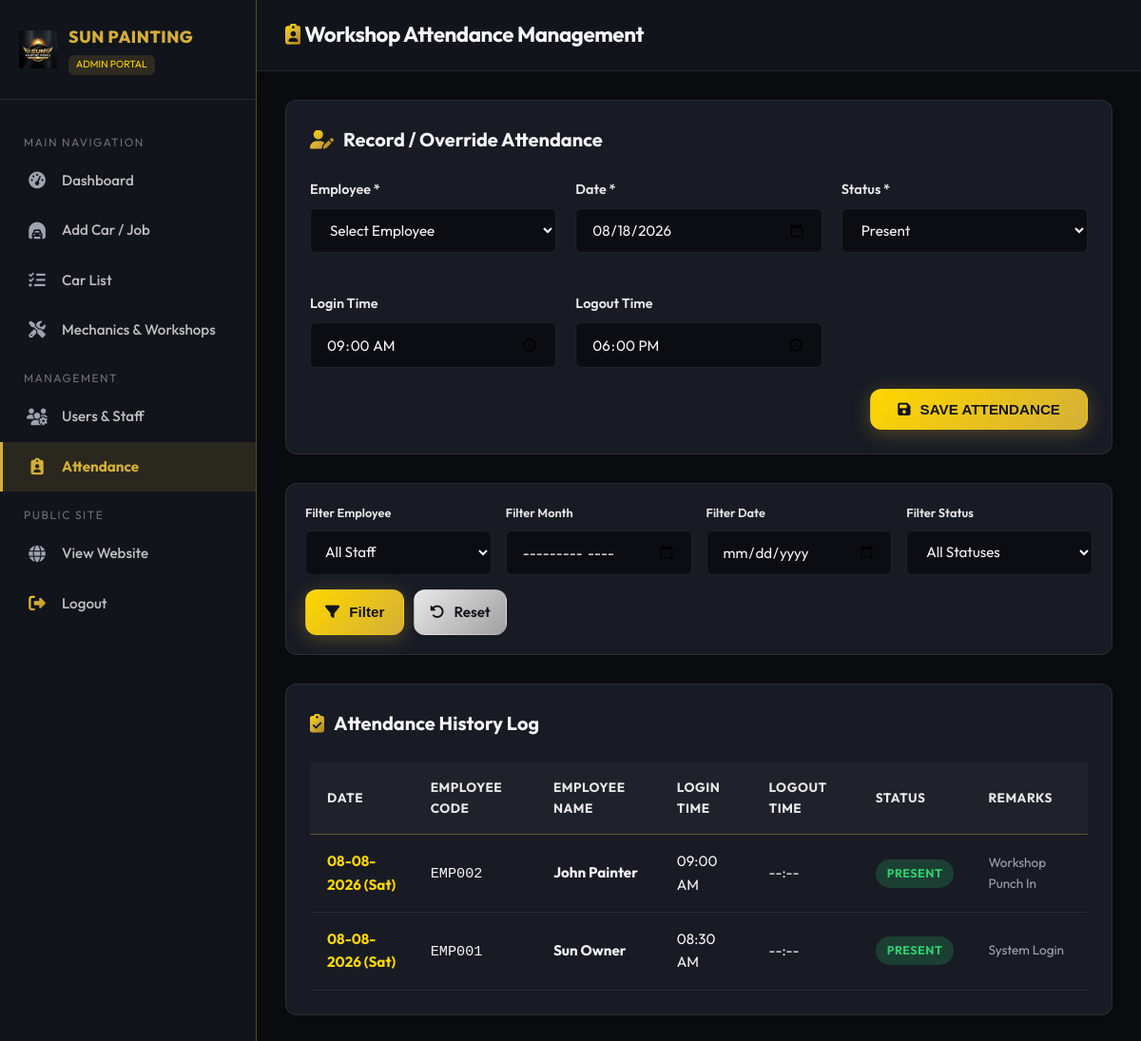
/admin/attendance.php (signed in), run on the app's committed database.
### tables this page shows
CREATE TABLE IF NOT EXISTS `attendance` (
  `id` INT AUTO_INCREMENT PRIMARY KEY,
  `user_id` INT NOT NULL,
  `attendance_date` DATE NOT NULL,
  `login_time` TIME NULL,
  `logout_time` TIME NULL,
  `status` ENUM('Present', 'Absent', 'Half Day', 'Leave') NOT NULL DEFAULT 'Present',
  `remarks` TEXT NULL,
  `created_at` TIMESTAMP DEFAULT CURRENT_TIMESTAMP,
  INDEX `idx_attendance_user_id` (`user_id`),
  INDEX `idx_attendance_date` (`attendance_date`),
  UNIQUE KEY `uk_user_date` (`user_id`, `attendance_date`),
  CONSTRAINT `fk_attendance_user` FOREIGN KEY (`user_id`) REFERENCES `users` (`id`) ON DELETE CASCADE
);

CREATE TABLE IF NOT EXISTS `users` (
  `id` INT AUTO_INCREMENT PRIMARY KEY,
  `employee_id` VARCHAR(50) NOT NULL UNIQUE,
  `name` VARCHAR(100) NOT NULL,
  `phone` VARCHAR(20) NOT NULL,
  `username` VARCHAR(50) NOT NULL UNIQUE,
  `password` VARCHAR(255) NOT NULL,
  `role` ENUM('Admin', 'User') NOT NULL DEFAULT 'User',
  `joining_date` DATE NULL,
  `status` ENUM('Active', 'Inactive') NOT NULL DEFAULT 'Active',
  `created_at` TIMESTAMP DEFAULT CURRENT_TIMESTAMP,
  `updated_at` TIMESTAMP DEFAULT CURRENT_TIMESTAMP ON UPDATE CURRENT_TIMESTAMP,
  INDEX `idx_username` (`username`),
  INDEX `idx_employee_id` (`employee_id`),
  INDEX `idx_role` (`role`)
);

### includes/auth.php (called while the page is built, shortened)
<?php
function e($string) {
    return htmlspecialchars($string ?? '', ENT_QUOTES, 'UTF-8');
}

### admin/attendance.php (the view, shortened to what this page needs)
<?php
require_once __DIR__ . '/../includes/admin_auth.php';
$dateFilter = trim($_GET['date'] ?? '');
$monthFilter = trim($_GET['month'] ?? '');
$where = ["1=1"];
$params = [];
$whereSql = implode(" AND ", $where);
$query = "SELECT a.*, u.name AS employee_name, u.employee_id AS emp_code, u.role
          FROM attendance a
          JOIN users u ON a.user_id = u.id
          WHERE {$whereSql}
          ORDER BY a.attendance_date DESC, a.id DESC";
$stmt = $pdo->prepare($query);
$stmt->execute($params);
$attendanceList = $stmt->fetchAll();
?>
<!DOCTYPE html>
<html lang="en">
<head>
  <link rel="stylesheet" href="https://cdnjs.cloudflare.com/ajax/libs/font-awesome/6.4.0/css/all.min.css">
  <link rel="stylesheet" href="../assets/css/style.css">
  <link rel="stylesheet" href="../assets/css/dashboard.css">
</head>
<body>
<div class="app-wrapper">
  <aside class="sidebar">
    <div class="sidebar-header">
      <img src="../assets/images/logo.png" alt="Logo" class="sidebar-logo">
      <div>
        <div class="sidebar-brand-name">SUN PAINTING</div>
        <span class="sidebar-role-badge">ADMIN PORTAL</span>
      </div>
    </div>
    <ul class="sidebar-menu">
      <li class="sidebar-menu-category">Main Navigation</li>
      <li class="sidebar-item">
        <a href="dashboard.php"><i class="fa-solid fa-gauge-high"></i> Dashboard</a>
      </li>
      <li class="sidebar-item">
        <a href="add_car.php"><i class="fa-solid fa-car-tunnel"></i> Add Car / Job</a>
      </li>
      <li class="sidebar-item">
        <a href="car_list.php"><i class="fa-solid fa-list-check"></i> Car List</a>
      </li>
      <li class="sidebar-item">
        <a href="mechanics.php"><i class="fa-solid fa-screwdriver-wrench"></i> Mechanics & Workshops</a>
      </li>
      <li class="sidebar-menu-category">Management</li>
      <li class="sidebar-item">
        <a href="users.php"><i class="fa-solid fa-users-gear"></i> Users & Staff</a>
      </li>
      <li class="sidebar-item active">
        <a href="attendance.php"><i class="fa-solid fa-clipboard-user"></i> Attendance</a>
      </li>
      <li class="sidebar-menu-category">Public Site</li>
      <li class="sidebar-item">
        <a href="../index.php" target="_blank"><i class="fa-solid fa-globe"></i> View Website</a>
      </li>
      <li class="sidebar-item">
        <a href="../logout.php"><i class="fa-solid fa-right-from-bracket text-gold"></i> Logout</a>
      </li>
    </ul>
  </aside>
  <main class="main-content">
    <header class="top-bar">
      <h1 class="top-bar-title"><i class="fa-solid fa-clipboard-user text-gold"></i> Workshop Attendance Management</h1>
    </header>
    <div class="content-body">
      <div class="card-box">
        <div class="card-box-header">
          <div class="card-box-title"><i class="fa-solid fa-user-pen text-gold"></i> Record / Override Attendance</div>
        </div>
        <form action="attendance.php" method="POST">
          <div class="form-row">
            <div class="form-group">
              <label class="form-label">Employee *</label>
              <select name="user_id" class="form-control" required>
                <option value="">Select Employee</option>
              </select>
            </div>
            <div class="form-group">
              <label class="form-label">Date *</label>
              <input type="date" name="attendance_date" class="form-control" value="<?php echo date('Y-m-d'); ?>" required>
            </div>
            <div class="form-group">
              <label class="form-label">Status *</label>
              <select name="status" class="form-control" required>
                <option value="Present">Present</option>
              </select>
            </div>
            <div class="form-group">
              <label class="form-label">Login Time</label>
              <input type="time" name="login_time" class="form-control" value="09:00">
            </div>
            <div class="form-group">
              <label class="form-label">Logout Time</label>
              <input type="time" name="logout_time" class="form-control" value="18:00">
            </div>
          </div>
          <div style="text-align: right;">
            <button type="submit" class="btn btn-gold"><i class="fa-solid fa-floppy-disk"></i> SAVE ATTENDANCE</button>
          </div>
        </form>
      </div>
      <div class="card-box" style="padding: 20px;">
        <form action="attendance.php" method="GET" style="display: flex; gap: 15px; flex-wrap: wrap; align-items: flex-end;">
          <div style="flex: 1; min-width: 160px;">
            <label class="form-label" style="font-size: 0.8rem;">Filter Employee</label>
            <select name="employee_id" class="form-control">
              <option value="0">All Staff</option>
            </select>
          </div>
          <div style="flex: 1; min-width: 140px;">
            <label class="form-label" style="font-size: 0.8rem;">Filter Month</label>
            <input type="month" name="month" class="form-control" value="<?php echo e($monthFilter); ?>">
          </div>
          <div style="flex: 1; min-width: 140px;">
            <label class="form-label" style="font-size: 0.8rem;">Filter Date</label>
            <input type="date" name="date" class="form-control" value="<?php echo e($dateFilter); ?>">
          </div>
          <div style="flex: 1; min-width: 140px;">
            <label class="form-label" style="font-size: 0.8rem;">Filter Status</label>
            <select name="status" class="form-control">
              <option value="">All Statuses</option>
            </select>
          </div>
          <div style="display: flex; gap: 10px;">
            <button type="submit" class="btn btn-gold" style="padding: 11px 20px;"><i class="fa-solid fa-filter"></i> Filter</button>
            <a href="attendance.php" class="btn btn-silver" style="padding: 11px 16px;"><i class="fa-solid fa-rotate-left"></i> Reset</a>
          </div>
        </form>
      </div>
      <div class="card-box">
        <div class="card-box-header">
          <div class="card-box-title"><i class="fa-solid fa-clipboard-check text-gold"></i> Attendance History Log</div>
        </div>
        <div class="table-responsive">
          <table class="custom-table">
            <thead>
              <tr>
                <th>Date</th>
                <th>Employee Code</th>
                <th>Employee Name</th>
                <th>Login Time</th>
                <th>Logout Time</th>
                <th>Status</th>
                <th>Remarks</th>
              </tr>
            </thead>
            <tbody>
              <?php if (empty($attendanceList)): ?>
                <tr>
                  <td colspan="7" style="text-align: center; color: var(--text-muted); padding: 30px;">No attendance records found matching filters.</td>
                </tr>
              <?php else: ?>
                <?php foreach ($attendanceList as $att): ?>
                  <tr>
                    <td style="font-weight: 700; color: var(--gold-light);"><?php echo date('d-m-Y (D)', strtotime($att['attendance_date'])); ?></td>
                    <td><code><?php echo e($att['emp_code']); ?></code></td>
                    <td style="font-weight: 700;"><?php echo e($att['employee_name']); ?></td>
                    <td><?php echo $att['login_time'] ? date('h:i A', strtotime($att['login_time'])) : '--:--'; ?></td>
                    <td><?php echo $att['logout_time'] ? date('h:i A', strtotime($att['logout_time'])) : '--:--'; ?></td>
                    <td>
                      <span class="badge badge-att-<?php echo e($att['status']); ?>"><?php echo e($att['status']); ?></span>
                    </td>
                    <td style="color: var(--text-muted); font-size: 0.85rem;"><?php echo e($att['remarks']); ?></td>
                  </tr>
                <?php endforeach; ?>
              <?php endif; ?>
            </tbody>
          </table>
        </div>
      </div>
    </div>
  </main>
</div>
</body>
</html>

### assets/css/style.css (style rules this page uses)
:root { --bg-primary: #0A0B0E; --bg-secondary: #12141C; --bg-card: #181B24; --bg-card-hover: #202430; --gold-primary: #D4AF37; --gold-light: #FFD700; --gold-dark: #9A7B1C; --gold-glow: rgba(212, 175, 55, 0.25); --silver-primary: #C0C0C0; --silver-light: #E8E8E8; --silver-dark: #707070; --text-main: #F5F6F8; --text-muted: #9DA4B0; --text-dark: #12141C; --border-gold: rgba(212, 175, 55, 0.35); --border-light: rgba(255, 255, 255, 0.08); --shadow-gold: 0 10px 30px rgba(212, 175, 55, 0.15); --shadow-card: 0 12px 32px rgba(0, 0, 0, 0.4); --radius-sm: 6px; --radius-md: 12px; --radius-lg: 20px; --radius-full: 9999px; --transition: all 0.3s cubic-bezier(0.16, 1, 0.3, 1); }
* { margin: 0; padding: 0; box-sizing: border-box; }
html { scroll-behavior: smooth; font-family: 'Outfit', 'Plus Jakarta Sans', sans-serif; background-color: var(--bg-primary); color: var(--text-main); }
body { overflow-x: hidden; line-height: 1.6; }
h1, h2, h3, h4, h5, h6 { font-weight: 700; letter-spacing: -0.02em; color: var(--text-main); }
.text-gold { color: var(--gold-primary); background: linear-gradient(135deg, #FFD700 0%, #D4AF37 50%, #AA7C11 100%); -webkit-background-clip: text; -webkit-text-fill-color: transparent; }
.btn { display: inline-flex; align-items: center; justify-content: center; gap: 10px; padding: 12px 28px; font-size: 0.95rem; font-weight: 600; border-radius: var(--radius-md); text-decoration: none; cursor: pointer; transition: var(--transition); border: 1px solid transparent; }
.btn-gold { background: linear-gradient(135deg, #FFD700 0%, #D4AF37 100%); color: var(--text-dark); box-shadow: 0 4px 20px rgba(212, 175, 55, 0.3); }
.btn-silver { background: linear-gradient(135deg, #E8E8E8 0%, #A0A0A0 100%); color: var(--text-dark); }

### data on the page
attendance: attendance_date "08-08-2026 (Sat)", user.employee_id "EMP002", user.name "John Painter", login_time "09:00 AM", status "PRESENT", remarks "Workshop Punch In"
attendance: attendance_date "08-08-2026 (Sat)", user.employee_id "EMP001", user.name "Sun Owner", login_time "08:30 AM", status "PRESENT", remarks "System Login"
